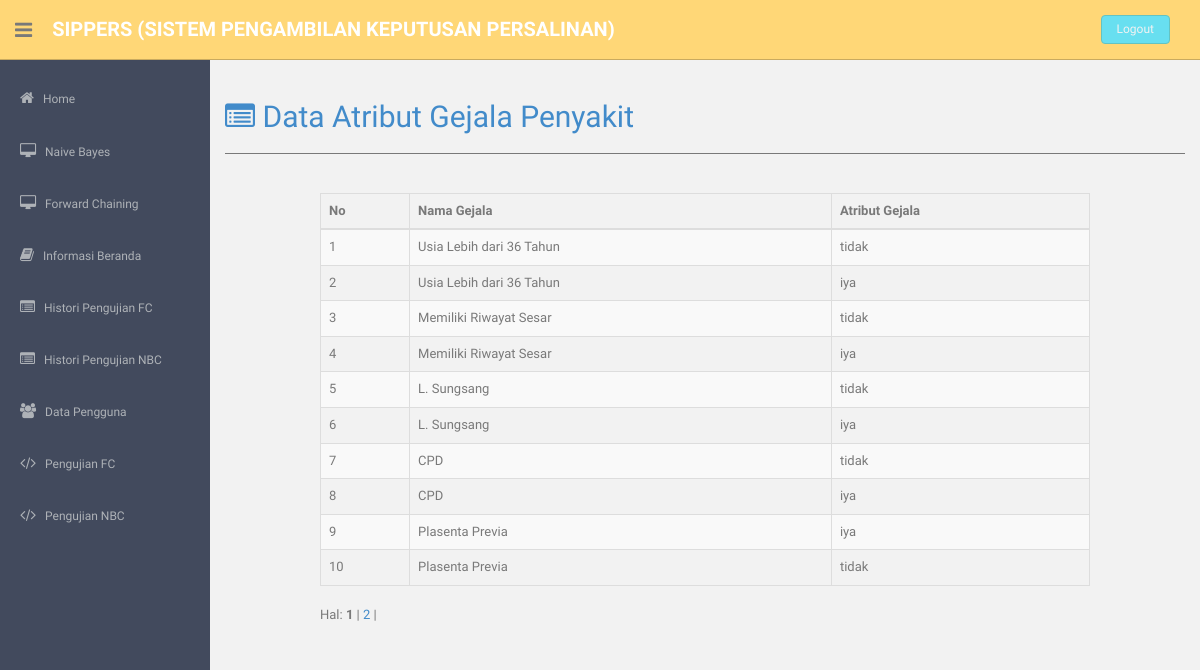
The page /admin/theme/index.php?page=atribut_penyakit (signed in) on the database its author committed.
### tables this page shows
CREATE TABLE `nbc_parameter` (
  `id_parameter` tinyint(3) unsigned NOT NULL AUTO_INCREMENT,
  `id_atribut` tinyint(3) unsigned NOT NULL,
  `nilai` tinyint(3) unsigned NOT NULL,
  `parameter` varchar(100) NOT NULL,
  PRIMARY KEY (`id_parameter`)
);

CREATE TABLE `nbc_atribut` (
  `id_atribut` tinyint(3) unsigned NOT NULL AUTO_INCREMENT,
  `atribut` varchar(100) NOT NULL,
  PRIMARY KEY (`id_atribut`)
);

### admin/atribut/lihat_atribut_penyakit.php (the view, shortened to what this page needs)
<?php
include "../config/koneksi.php";
include "../config/class_paging.php";
echo"<h2><a  href='?page=atribut_penyakit'><i class='fa fa-list-alt'></i> Data Atribut Gejala Penyakit</a></h2><hr>";
$p      = new Paging;
$batas  = 10;
$posisi = $p->cariPosisi($batas);
$query=mysqli_query( $con, "SELECT * FROM nbc_parameter as a INNER JOIN nbc_atribut as b ON a.id_atribut = b.id_atribut where b.id_atribut > 1 order by b.id_atribut asc LIMIT $posisi,$batas");
?>
<form method="post" action="?page=input_atribut_penyakit" class="col-md-10 col-md-offset-1">
<br><table class="table table-bordered table-striped">
    <thead class="cf">
    <tr>
	<th>No</th>
	<th>Nama Gejala </th>
	<th>Atribut Gejala</th>
	</tr>
	</thead>
    <tbody>
<?php
$no=$posisi+1;;
while ($hasil=mysqli_fetch_array($query)) {
echo "<tr>
	  <td> $no</td>
	  <td>$hasil[atribut]</td>
	  <td>$hasil[parameter]</td>
	  </tr>";
$no++;
}
echo'</table>';
	$jmldata = mysqli_num_rows(mysqli_query($con, "SELECT * FROM nbc_parameter as a INNER JOIN nbc_atribut as b ON a.id_atribut = b.id_atribut where b.id_atribut > 1 order by b.id_atribut"));
    $jmlhalaman  = $p->jumlahHalaman($jmldata, $batas);
    $linkHalaman = $p->navHalaman($_GET['halaman'], $jmlhalaman);
echo "<div id=paging>Hal: $linkHalaman</div><br>";
?>

### admin/theme/assets/css/style.css (style rules this page uses)
body { color: #797979; background: #f2f2f2; font-family: 'Ruda', sans-serif; padding: 0px !important; margin: 0px !important; font-size:13px; }
a, a:hover, a:focus { text-decoration: none; outline: none; }
hr { margin-top: 20px; margin-bottom: 20px; border: 0; border-top: 1px solid #797979; }

### rows shown on the page
nbc_parameter: nbc_atribut.atribut "Usia Lebih dari 36 Tahun", parameter "tidak"
nbc_parameter: nbc_atribut.atribut "Usia Lebih dari 36 Tahun", parameter "iya"
nbc_parameter: nbc_atribut.atribut "Memiliki Riwayat Sesar", parameter "tidak"
nbc_parameter: nbc_atribut.atribut "Memiliki Riwayat Sesar", parameter "iya"
nbc_parameter: nbc_atribut.atribut "L. Sungsang", parameter "tidak"
nbc_parameter: nbc_atribut.atribut "L. Sungsang", parameter "iya"
nbc_parameter: nbc_atribut.atribut "CPD", parameter "tidak"
nbc_parameter: nbc_atribut.atribut "CPD", parameter "iya"
nbc_parameter: nbc_atribut.atribut "Plasenta Previa", parameter "iya"
nbc_parameter: nbc_atribut.atribut "Plasenta Previa", parameter "tidak"
